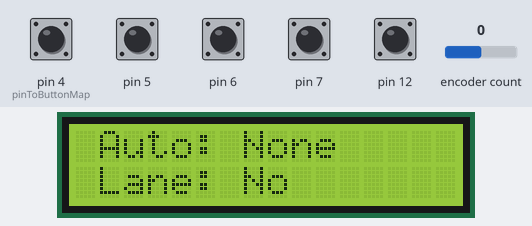
The sketch below on a simulated Arduino Leonardo, built with avr-gcc and run on an emulated ATmega32U4. Parts: 16×2 character LCD. The test bench sets the inputs (shaded band); at power-on: pin 4 (pinToButtonMap), pin 5–7, pin 12 HIGH, encoder count 0. USB keyboard and mouse output is not drawn; what the sketch prints to the serial monitor is not drawn.

Above: at 2.8 s.
2.9 s: pin 12 pulled LOW for 0.15 s
At 4.0 s:
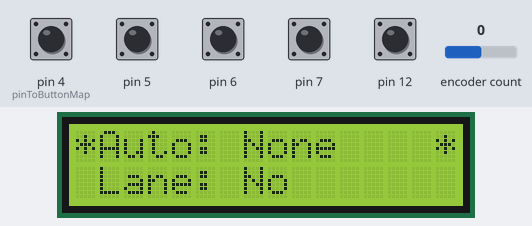
4.5 s: encoder count set to 1
At 5.1 s:
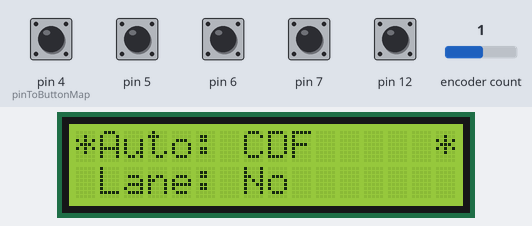
6.0 s: encoder count set to 5
At 6.8 s:
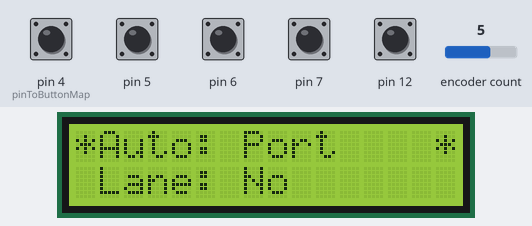
7.5 s: pin 12 pulled LOW for 1 s
At 8.4 s:
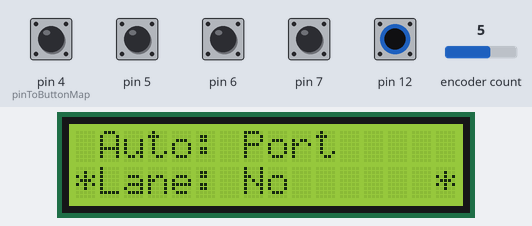
10.0 s: pin 12 pulled LOW for 0.15 s
At 11.4 s:
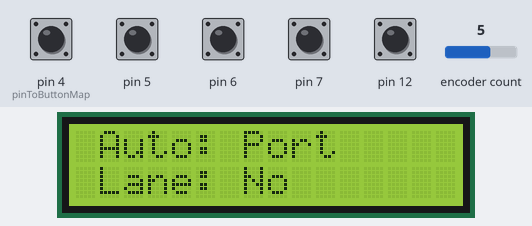
Timing chart, 0 to 12.6 s (numbered marks = the images above; inputs shaded):
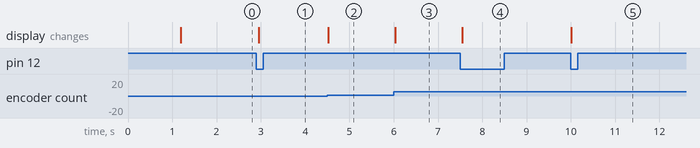

Measured:
- after the input at 2.9 s, the display: changes after 0.06 s (image 1)
- after the input at 4.5 s, the display: changes at once (image 2)
- after the input at 6.0 s, the display: changes at once (image 3)
- after the input at 7.5 s, the display: changes after 0.05 s (image 4)
- after the input at 10.0 s, the display: changes at once (image 5)

The sketch:

CustomDriverBoard_v1.1.ino
```cpp
//  Final v1.1
//
//  Run the custom control deck as an emulated joystick with buttons.
//
//  Arcade buttons are joystick 0-4
//  Lane binaries are joystick 5-7
//  Auto binaries are joystick 8-10
//
//
//  Pins in use:
//   -Encoder pins D0 and D1
//   -LCD I2C Pins D2 and D3 (SDA. SCL)
//   -Arcade buttons on pins D4-D7
//
//
//  by Kai Borah (Team 3620)
//  --------------------------------------------------------------
//  TODO:
//  -Seperate auto and teleop LCD modes.
//  -Show auto modes in names, not numbers?

// Joystick Library
#include <Joystick.h>

// LCD Libraries
#include <Wire.h>
#include <Adafruit_LiquidCrystal.h>

// Encoder Library
#include <Encoder.h>

// Enable or disable button toggling.
int toggleMode = false;

Encoder myEnc(0, 1);

int encoderPush = !digitalRead(12);

//i2c LCD connection
Adafruit_LiquidCrystal lcd(0);

// Constant that maps the phyical pin to the joystick button.
// Put the first pin number here.
const int pinToButtonMap = 4;

// Put number of buttons and last state for each one here.
int lastButtonState[4] = {false, false, false, false};

// For the encoder.
long oldPosition  = -999;

int encoderLast = false;

#define MODE_AUTO 0
#define MODE_LANE 1
#define MODE_NONE 2
#define MODE_MAX 2

int encoderMode = MODE_NONE;

int whichAuto = 0;
int whichLane = 0;

#define N_AUTO 10
String autoLabels[N_AUTO] = { "None   ", "CDF     ", "CDF2    ", "LoBar   ", "Moat    ", "Port    ", "RoughTer", "ReachDef", "LB&Shoot", "LB&HiSho"};
#define N_LANES 7
String laneLabels[N_LANES] = { "No", "2<", "2^", "3^", "4^", "5^", "5>" };

void updateAuto() {
  lcd.setCursor(7, 0);
  lcd.print(autoLabels[whichAuto]);
}

void updateLane() {
  lcd.setCursor(7, 1);
  // lcd.print("0   ");
  // char d = '0' + whichLane;
  lcd.print(laneLabels[whichLane]);
}

void updateModeIndicators() {
  if (encoderMode == MODE_AUTO) {
    myEnc.write(whichAuto * 4 + 2);
    oldPosition = whichAuto * 4 + 2;
    lcd.setCursor(0, 0);
    lcd.print("*");
    lcd.setCursor(0, 1);
    lcd.print(" ");
    lcd.setCursor(15, 0);
    lcd.print("*");
    lcd.setCursor(15, 1);
    lcd.print(" ");
  } else if (encoderMode == MODE_LANE) {
    // Picking lane
    myEnc.write(whichLane * 4 + 2);
    oldPosition = whichLane * 4 + 2;
    lcd.setCursor(0, 0);
    lcd.print(" ");
    lcd.setCursor(0, 1);
    lcd.print("*");
    lcd.setCursor(15, 0);
    lcd.print(" ");
    lcd.setCursor(15, 1);
    lcd.print("*");
  } else {
    lcd.setCursor(0, 0);
    lcd.print(" ");
    lcd.setCursor(0, 1);
    lcd.print(" ");
    lcd.setCursor(15, 0);
    lcd.print(" ");
    lcd.setCursor(15, 1);
    lcd.print(" ");
  }
}

void setup() {

  // Button pins connected on 4-11
  pinMode(4, INPUT_PULLUP);
  pinMode(5, INPUT_PULLUP);
  pinMode(6, INPUT_PULLUP);
  pinMode(7, INPUT_PULLUP);
//  pinMode(8, INPUT_PULLUP);
//  pinMode(9, INPUT_PULLUP);
//  pinMode(10, INPUT_PULLUP);
//  pinMode(11, INPUT_PULLUP);

  // Start reading joystick.
  Joystick.begin(true);
  delay(1000);

  // Starts with button 0 set true.
  for (int j = 0; j < 8; j++) {
    Joystick.setButton(j, false);
  }

  Joystick.setButton(0, true);

  // wiggle the joystick so that the robot gets an update
  Joystick.setZAxis(0);
  delay(100);
  Joystick.setZAxis(127);

  // Encoder knob push button
  pinMode(12, INPUT_PULLUP);
  Serial.begin(300);

  // LCD initiate.
  lcd.begin(16, 2);
  lcd.print(" Auto:");
  lcd.setCursor(1, 1);
  lcd.print("Lane:");

  updateAuto();
  updateLane();
  updateModeIndicators();

  delay(500);
}

void loop() {
  // Read button pin values.
  for (int index = 0; index < 4; index++) {
    int currentButtonState = !digitalRead(index + pinToButtonMap);
    if (currentButtonState != lastButtonState[index]) {
      // Physical button state changed.
      if (toggleMode) {
        if (currentButtonState) {
          // Physical button is depressed.
          for (int j = 0; j < 4; j++) {
            Joystick.setButton(j, false);
          }
          Joystick.setButton(index, true);
        }
      }
      else {
        Joystick.setButton(index, currentButtonState);
      }
      lastButtonState[index] = currentButtonState;
    }
  }

  int encoderCurrent = !digitalRead(12);
  int encoderJustPressed = false;

  // Read the encoder button.
  if (encoderCurrent != encoderLast) {
    // Encoder button state changed.
    if (encoderCurrent) {
      // Encoder button is depressed.
      encoderJustPressed = true;
    }
  }

//  Serial.print("Current is ");
//  Serial.println(encoderCurrent);
//  Serial.print("Last is ");
//  Serial.println(encoderLast);
//  Serial.print("Toggle is ");
//  Serial.println(encoderToggle);

  encoderLast = encoderCurrent;
  if (encoderJustPressed) {
    encoderMode = encoderMode + 1;
    if (encoderMode > MODE_MAX) encoderMode = 0;
    updateModeIndicators();
  }

  long newPosition = myEnc.read();
  if (newPosition != oldPosition) {
    Serial.print("Old position is ");
    Serial.println(oldPosition);
    Serial.print("New position is ");
    Serial.println(newPosition);
    oldPosition = newPosition;
    if (encoderMode == MODE_AUTO) {
      // Picking auto.
      whichAuto = (newPosition / 4) % N_AUTO;
      if (whichAuto < 0) {
        whichAuto = whichAuto + N_AUTO;
      }
      int bit1 = whichAuto & 1;
      int bit2 = whichAuto & 2;
      int bit4 = whichAuto & 4;
      int bit8 = whichAuto & 8;
      Joystick.setButton(7, bit1);
      Joystick.setButton(8, bit2);
      Joystick.setButton(9, bit4);
      Joystick.setButton(10, bit8);
      updateAuto();
    } else if (encoderMode == MODE_LANE) {
      // Picking lane.
      whichLane = (newPosition / 4) % N_LANES;
      if (whichLane < 0) {
        whichLane = whichLane + N_LANES;
      }
      int bit1 = whichLane & 1;
      int bit2 = whichLane & 2;
      int bit4 = whichLane & 4;
      Joystick.setButton(4, bit1);
      Joystick.setButton(5, bit2);
      Joystick.setButton(6, bit4);
      updateLane();
    }
  }
  delay(50);
}
```
